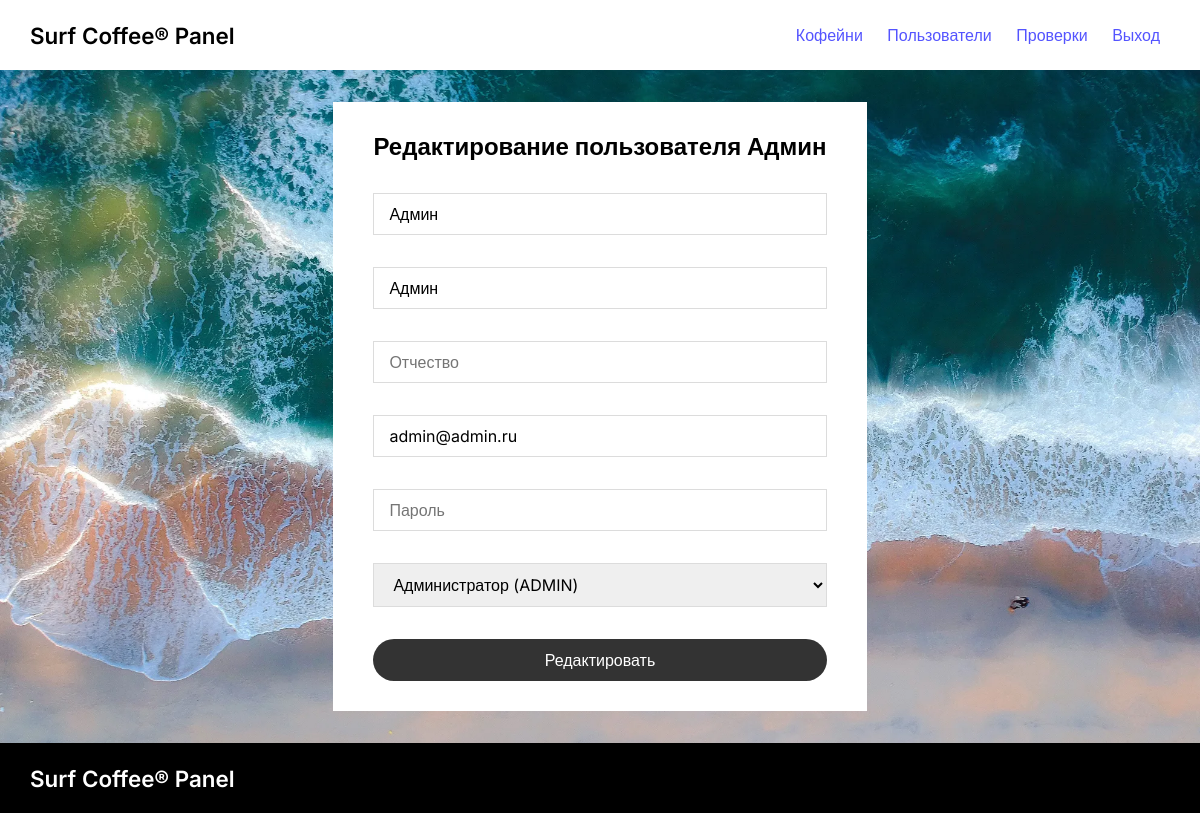
Page /users/edit/1 (signed in) on the committed database.
### tables this page shows
CREATE TABLE `users` (
  `id` int(11) UNSIGNED NOT NULL,
  `surname` varchar(64) NOT NULL,
  `name` varchar(64) NOT NULL,
  `patronymic` varchar(64) DEFAULT NULL,
  `mail` varchar(64) NOT NULL,
  `password` varchar(256) NOT NULL,
  `created_date` timestamp NOT NULL DEFAULT CURRENT_TIMESTAMP,
  `group_id` int(11) NOT NULL DEFAULT '2'
);

### engine/actions/users/edit.php (called while the page is built, shortened)
<?php
$router = new Router();
$id     = $router->getId();
$userDB = DB::select('users', '*', ['where' => ["id = $id"]]);
$userDB = $userDB[0];
$groups = DB::select('users_groups', 'id, concat(title, " (", code, ")") as text');
$content = $router->view('users/form', ['groups' => $groups, 'userDB' => $userDB]);
require LAYOUTS_PATH . 'main.layout.php';

### engine/classes/DB.php (called while the page is built, shortened)
<?php
class DB
{
    private static $connect = FALSE;
    public static function config($host, $port, $user, $pass, $dbname, $options = array(), $driver = "mysql") {
        $is_port = isset($port);
        $dsn = $driver . ':host=' . $host . ($is_port ? ';port=' . $port : '') . ';dbname=' . $dbname . ";";
        try {
            $attr = array(
                PDO::MYSQL_ATTR_INIT_COMMAND => 'SET NAMES utf8',
                PDO::ATTR_DEFAULT_FETCH_MODE => PDO::FETCH_ASSOC,
                PDO::ATTR_PERSISTENT => true,
                PDO::ATTR_ERRMODE => PDO::ERRMODE_EXCEPTION,
                PDO::MYSQL_ATTR_USE_BUFFERED_QUERY=>true,
                PDO::ATTR_EMULATE_PREPARES => false,
            );
            self::$connect = new PDO($dsn, $user, $pass, $attr);
        } catch (PDOException $e) {
            echo 'Connection failed: ' . $e->getMessage();
            self::logError('Connection failed: ' . $e->getMessage());
        }
    }
    public static function query($sql = NULL, $params = array(), $debug = true) {
        try {
            $prepared = self::$connect->prepare($sql);
            $prepared->execute();
        } catch (PDOException $e) {
            $log = trim($sql) . "\n" . '"' . $e->getMessage() . '": ' . $e->getTraceAsString() . "\n";
            self::logError($log,$debug);
            return false;
        }
        return $prepared;
    }
    public static function select($from, $fields = array(), $params = array(), $debug = true) {
        $where='';
        if (array_key_exists('where', $params) && !empty($params['where'])) {
            if (is_array($params['where']))
                $where = ' WHERE '.implode(' AND ', $params['where']);
            else
                $where = ' WHERE '.$params['where'];
        }
        $bind_params=array();
        $left_join = array_key_exists('left_join', $params) ? ' LEFT JOIN '.$params['left_join'] : '';
        $join = array_key_exists('join', $params) ? ' JOIN '.$params['join'] : '';
        $order = array_key_exists('order', $params) ? ' ORDER BY '.$params['order'] : '';
        $group = array_key_exists('group', $params) ? ' GROUP BY '.$params['group'] : '';
        $limit = '';
        $offset = '';
        $sql = 'SELECT '.$fields.' FROM '.$from.$left_join.$join.$where.$group.$order.$limit.$offset;
        $result = self::query($sql, $bind_params, $debug);
        if (!!$result && $result->rowCount()) {
            $result = $result->fetchAll( (!empty($params['pdo']) ? $params['pdo'] : false));
            return $result;
        }
        return array();
    }
}

### views/pages/users/form.page.php (the view, shortened to what this page needs)
<main class="basicForm center">
    <section class="basicForm-container">
        <h1 class="basicForm-title">
            <?= isset($userDB) ? "Редактирование пользователя {$userDB['name']}" : 'Добавление нового пользователя' ?>
        </h1>
        <form method="post" class="basicForm-form">
            <input class="basicForm-input" required name="name" id="name" type="text" placeholder="Имя" value="<?= $userDB['name'] ?? '' ?>">
            <input class="basicForm-input" required name="surname" id="surname" type="text" value="<?= $userDB['surname'] ?? '' ?>" placeholder="Фамилия">
            <input class="basicForm-input" required name="patronymic" id="patronymic" type="text" value="<?= $userDB['patronymic'] ?? '' ?>" placeholder="Отчество">
            <input class="basicForm-input" required name="mail" id="mail" type="email" value="<?= $userDB['mail'] ?? '' ?>" placeholder="Почта">
            <input class="basicForm-input" <?= !isset($userDB) ? "required" : '' ?> name="password" id="password" type="password" placeholder="Пароль">
            <select class="basicForm-input" required name="group_id" id="group_id">
                <?php if(isset($userDB)): ?>
                    <?php foreach ($groups as $group): ?>
                        <option value="<?= $group['id'] ?>" <?= $userDB['group_id'] == $group['id'] ? 'selected' : '' ?>>
                            <?= $group['text'] ?>
                        </option>
                    <?php endforeach; ?>
                <?php endif; ?>
            </select>
            <button type="submit" class="basicForm-btn"><?= isset($userDB) ? "Редактировать" : 'Создать' ?></button>
        </form>
    </section>
</main>

### public/assets/styles/styles.css (style rules this page uses)
* { margin: 0; padding: 0; font-family: 'Inter', sans-serif; font-size: 16px; box-sizing: border-box; }
.center { padding-left: 30px; padding-right: 30px; }
main { padding-top: 2rem; padding-bottom: 2rem; }
.spotsForm, main.login, .basicForm { display: flex; justify-content: center; align-items: center; background-image: url('/public/images/login-bg.webp'); background-size: cover; }
.login-container, .spotsForm-container, .basicForm-container { padding: 30px 40px; background-color: #fff; }
.login-title, .spotsForm-title, .basicForm-title { font-size: 1.5rem; margin-bottom: 2rem; text-align: center; }
.login-form, .spotsForm-form, .basicForm-form { display: flex; flex-direction: column; width: 100%; }
.login-form-input, .spotsForm-input, .basicForm-input { min-width: 300px; border: 1px solid gainsboro; padding: 10px 15px; outline: none; margin-bottom: 2rem; }
.login-form-btn, .spotsForm-btn, .basicForm-btn { background: #333; color: #fff; padding: 10px 50px; border-radius: 100px; border: 1px solid transparent; cursor: pointer; }

### rows in the picture
users: name "Админ", surname "Админ", mail "admin@admin.ru", group_id "Администратор (ADMIN)"
